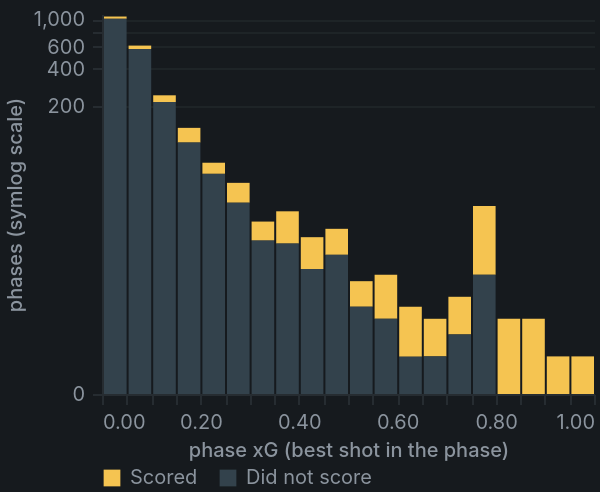

Vega-Lite specification stored for this chart:
### Vega-Lite specification from a JSON file in a GitHub repository (floating-point values rounded to 4 significant figures)
{"config": {"background": "#161a1e", "font": "Inter, ui-sans-serif, system-ui, sans-serif", "view": {"stroke": "transparent", "continuousHeight": 200}, "padding": {"left": 2, "top": 4, "right": 2, "bottom": 2}, "title": {"color": "#e8eaec", "fontSize": 12, "fontWeight": 600, "anchor": "start", "subtitleColor": "#8b949e", "subtitleFontSize": 10.5, "offset": 8}, "axis": {"labelColor": "#8b949e", "titleColor": "#8b949e", "labelFontSize": 10, "titleFontSize": 10, "titleFontWeight": 500, "gridColor": "#262c31", "gridOpacity": 0.55, "domainColor": "#262c31", "tickColor": "#262c31", "labelFont": "Inter, ui-sans-serif, system-ui, sans-serif", "titleFont": "Inter, ui-sans-serif, system-ui, sans-serif", "labelPadding": 4}, "legend": {"labelColor": "#8b949e", "titleColor": "#8b949e", "labelFontSize": 10, "titleFontSize": 10, "symbolType": "square", "symbolSize": 70, "labelFont": "Inter, ui-sans-serif, system-ui, sans-serif", "titleFont": "Inter, ui-sans-serif, system-ui, sans-serif", "orient": "bottom", "direction": "horizontal", "columns": 4, "offset": 4}, "range": {"heatmap": ["#131a20", "#1d3b3d", "#256a63", "#3fb6a8"]}}, "data": {"name": "data-e61a590d1764dcf98a644b173860494f"}, "mark": {"type": "bar"}, "encoding": {"color": {"field": "result", "scale": {"domain": ["Scored", "Did not score"], "range": ["#f5c451", "#33424c"]}, "title": null, "type": "nominal"}, "tooltip": [{"field": "bin", "format": ".2f", "title": "xG from", "type": "quantitative"}, {"field": "result", "title": null, "type": "nominal"}, {"field": "n", "format": ",", "title": "phases", "type": "quantitative"}], "x": {"bin": {"binned": true, "step": 0.05}, "field": "bin", "scale": {"domain": [0, 1]}, "title": "phase xG (best shot in the phase)", "type": "quantitative"}, "x2": {"field": "bin2"}, "y": {"field": "n", "scale": {"type": "symlog"}, "title": "phases (symlog scale)", "type": "quantitative"}}, "height": 190, "transform": [{"calculate": "datum.bin + 0.05", "as": "bin2"}], "width": "container", "$schema": "https://vega.github.io/schema/vega-lite/v6.4.1.json", "datasets": {"data-e61a590d1764dcf98a644b173860494f": [{"bin": 0.0, "result": "Scored", "n": 43}, {"bin": 0.0, "result": "Did not score", "n": 1007}, {"bin": 0.05, "result": "Scored", "n": 38}, {"bin": 0.05, "result": "Did not score", "n": 576}, {"bin": 0.1, "result": "Scored", "n": 29}, {"bin": 0.1, "result": "Did not score", "n": 216}, {"bin": 0.15, "result": "Scored", "n": 32}, {"bin": 0.15, "result": "Did not score", "n": 102}, {"bin": 0.2, "result": "Did not score", "n": 57}, {"bin": 0.2, "result": "Scored", "n": 13}, {"bin": 0.25, "result": "Scored", "n": 15}, {"bin": 0.25, "result": "Did not score", "n": 33}, {"bin": 0.3, "result": "Did not score", "n": 16}, {"bin": 0.3, "result": "Scored", "n": 7}, {"bin": 0.35, "result": "Scored", "n": 13}, {"bin": 0.35, "result": "Did not score", "n": 15}, {"bin": 0.4, "result": "Scored", "n": 8}, {"bin": 0.4, "result": "Did not score", "n": 9}, {"bin": 0.45, "result": "Scored", "n": 8}, {"bin": 0.45, "result": "Did not score", "n": 12}, {"bin": 0.5, "result": "Scored", "n": 3}, {"bin": 0.5, "result": "Did not score", "n": 4}, {"bin": 0.55, "result": "Scored", "n": 5}, {"bin": 0.55, "result": "Did not score", "n": 3}, {"bin": 0.6, "result": "Did not score", "n": 1}, {"bin": 0.6, "result": "Scored", "n": 3}, {"bin": 0.65, "result": "Scored", "n": 2}, {"bin": 0.65, "result": "Did not score", "n": 1}, {"bin": 0.7, "result": "Scored", "n": 3}, {"bin": 0.7, "result": "Did not score", "n": 2}, {"bin": 0.75, "result": "Scored", "n": 23}, {"bin": 0.75, "result": "Did not score", "n": 8}, {"bin": 0.8, "result": "Scored", "n": 3}, {"bin": 0.85, "result": "Scored", "n": 3}, {"bin": 0.9, "result": "Scored", "n": 1}, {"bin": 0.95, "result": "Scored", "n": 1}]}, "autosize": {"type": "fit-x", "contains": "padding", "resize": true}}
